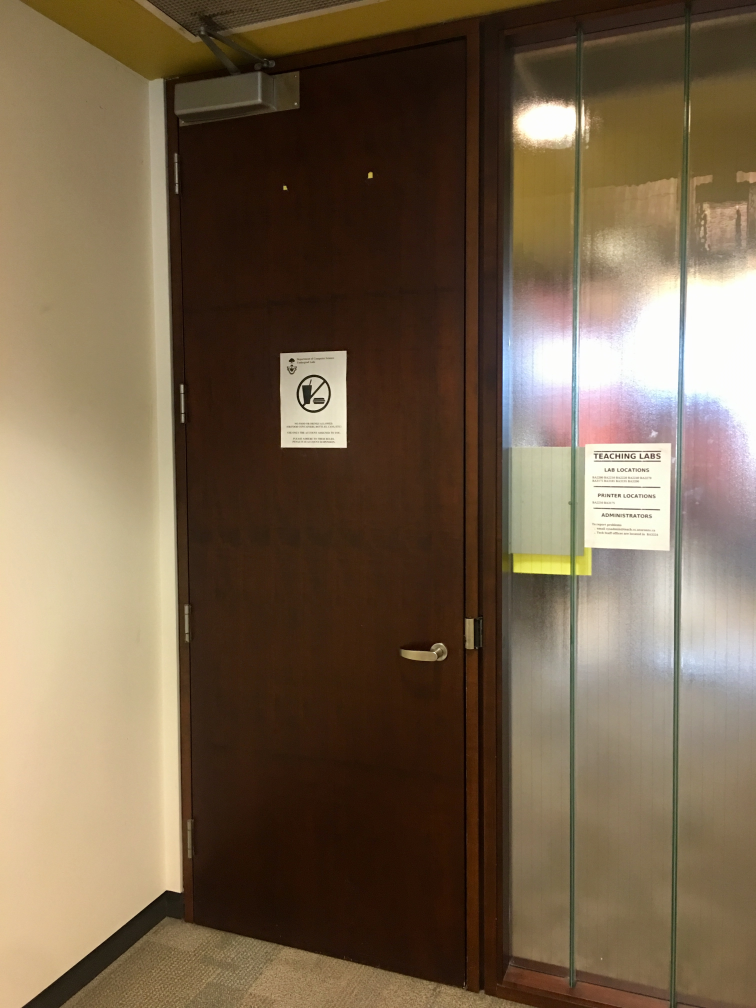
#> input picture Assignment3/door.jpg, 3024 x 4032 px (shown at 1/4 size)
$ python q1.py
#> lines starting #> are read from the running program, lines starting #| are printed output that depends on the picture
import numpy as np
import matplotlib
matplotlib.use('TkAgg')
import matplotlib.pyplot as plt
import cv2 as cv

img = cv.imread("door.jpg")
#> img is the input picture: shape (4032, 3024, 3); mean B, G, R 76.4, 98.8, 117.3
plt.imshow(img, cmap="gray")
plt.show()

# plot four corners on the door
x1, y1 = 671.5, 320.7
x3, y3 = 769.8, 3625.68
x2, y2 = 1904.13, 112.95
x4, y4 = 1926.05, 3952.95

M, N = img.shape[0], img.shape[1]
#> M = 4032; N = 3024

x_1, y_1 = 100, 100
x_2, y_2 = M-1, 100
#> x_2 = 4031; y_2 = 100
x_3, y_3 = 100, N-1
#> x_3 = 100; y_3 = 3023
x_4, y_4 = M-1, N-1
#> x_4 = 4031; y_4 = 3023

img = cv.imread("door.jpg")

A = np.array([[x1, y1, 1, 0, 0, 0, -x_1 * x1, -x_1 * y1, -x_1],
              [0, 0, 0, x1, y1, 1, -y_1 * x1, -y_1 * y1, -y_1],

              [x2, y2, 1, 0, 0, 0, -x_2 * x2, -x_2 * y2, -x_2],
              [0, 0, 0, x2, y2, 1, -y_2 * x2, -y_2 * y2, -y_2],

              [x3, y3, 1, 0, 0, 0, -x_3 * x3, -x_3 * y3, -x_3],
              [0, 0, 0, x3, y3, 1, -y_3 * x3, -y_3 * y3, -y_3],

              [x4, y4, 1, 0, 0, 0, -x_4 * x4, -x_4 * y4, -x_4],
              [0, 0, 0, x4, y4, 1, -y_4 * x4, -y_4 * y4, -y_4]])

# use numpy method to get h

ATA = np.matmul(A.T, A)
eigenvalues, eigenvector = np.linalg.eig(ATA)
h = eigenvector[:, np.argmin(eigenvalues)]
H = h.reshape((3, 3))

img1 = cv.warpPerspective(img, H, (5000, 4000))
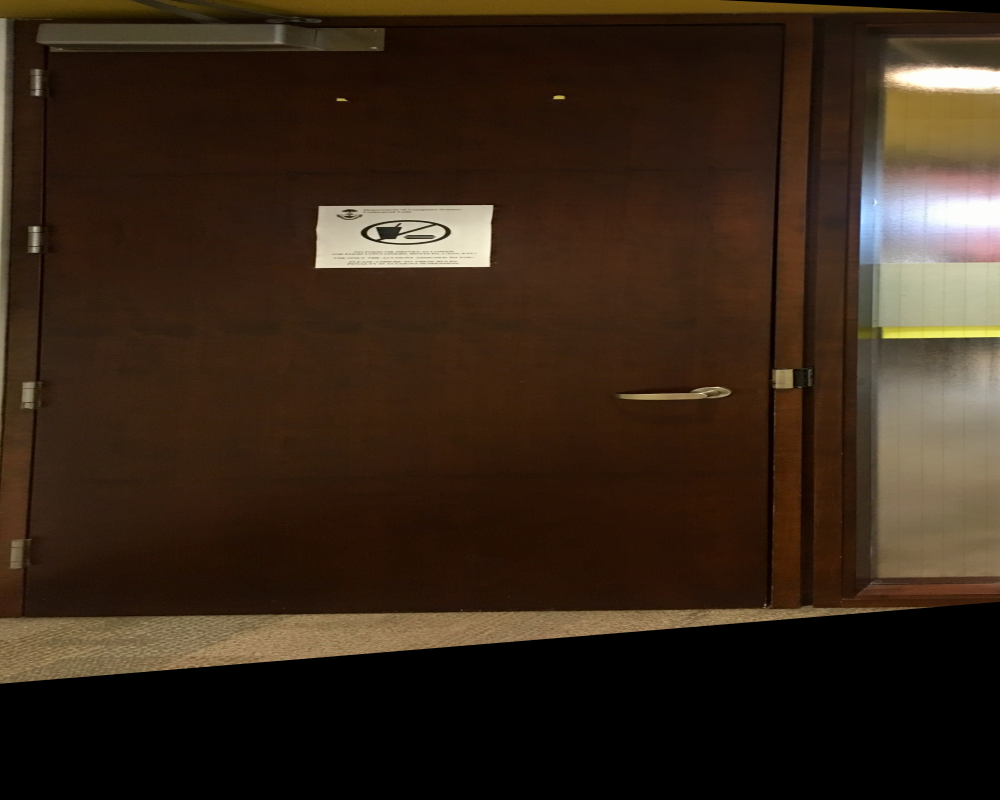
#> img1: shape (4000, 5000, 3) (shown at 1/5 size); mean B, G, R 24.7, 38.6, 54.5

plt.imshow(img1), plt.show()
